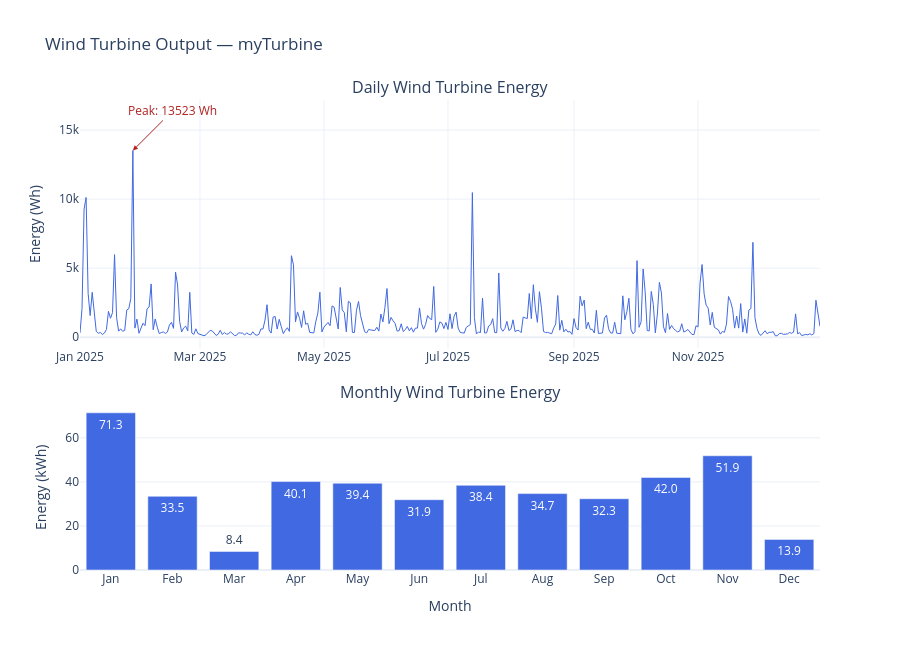

Notebook code cell kept with this figure:
### Markdown cell above
## Plotting the Power Generation

### Code cell
turbine_power = my_turbine.power_output.fillna(0).clip(lower=0)
daily_wh    = turbine_power.resample('D').sum()
monthly_kwh   = turbine_power.resample('ME').sum() / 1000

fig = make_subplots(
    rows=2, cols=1,
    subplot_titles=(
        'Daily Wind Turbine Energy',
        'Monthly Wind Turbine Energy',
    ),
    vertical_spacing=0.12,
    row_heights=[0.6, 0.4],
)

# Row 1 — hourly line
fig.add_trace(
    go.Scatter(
        x=daily_wh.index,
        y=daily_wh,
        mode='lines',
        name='Energy (Wh)',
        line=dict(color='royalblue', width=1),
    ),
    row=1, col=1,
)

# Row 2 — monthly bar
fig.add_trace(
    go.Bar(
        x=monthly_kwh.index.strftime('%b'),
        y=monthly_kwh.round(2),
        name='Energy (kWh)',
        marker_color='royalblue',
        text=monthly_kwh.round(2),
        textposition='auto',
        texttemplate='%{text:.1f}',
    ),
    row=2, col=1,
)
# Find peak of dc_power
peak_idx = daily_wh.idxmax()
peak_val = daily_wh.max()

fig.add_annotation(
    x=peak_idx,
    y=peak_val,
    text=f'Peak: {peak_val:.0f} Wh',
    showarrow=True,
    arrowhead=2,
    arrowcolor='firebrick',
    ax=40,
    ay=-40,
    font=dict(color='firebrick', size=12),
    row=1, col=1,
)

fig.update_layout(
    title='Wind Turbine Output — myTurbine',
    hovermode='x unified',
    template='plotly_white',
    showlegend=False,
    height=650,
)

fig.update_yaxes(title_text='Energy (Wh)',   row=1, col=1)
fig.update_yaxes(title_text='Energy (kWh)', row=2, col=1)
fig.update_xaxes(title_text='Month',        row=2, col=1)

fig.show()
fig.write_image("dc_output_wind.svg")

### Figure 1 — Plotly figure (JSON) as saved in the notebook; plotly's stock layout.template omitted (floating-point values rounded to 4 significant figures; data arrays with more than 128 entries replaced by an {"elided": "..."} marker saying what was removed)
{"data": [{"line": {"color": "royalblue", "width": 1}, "mode": "lines", "name": "Energy (Wh)", "type": "scatter", "x": {"elided": "365 str values"}, "xaxis": "x", "y": {"elided": "365 float values"}, "yaxis": "y"}, {"marker": {"color": "royalblue"}, "name": "Energy (kWh)", "text": [71.33, 33.45, 8.42, 40.13, 39.39, 31.9, 38.44, 34.67, 32.34, 42.0, 51.85, 13.89], "textposition": "auto", "texttemplate": "%{text:.1f}", "type": "bar", "x": ["Jan", "Feb", "Mar", "Apr", "May", "Jun", "Jul", "Aug", "Sep", "Oct", "Nov", "Dec"], "xaxis": "x2", "y": [71.33, 33.45, 8.42, 40.13, 39.39, 31.9, 38.44, 34.67, 32.34, 42.0, 51.85, 13.89], "yaxis": "y2"}], "layout": {"annotations": [{"font": {"size": 16}, "showarrow": false, "text": "Daily Wind Turbine Energy", "x": 0.5, "xanchor": "center", "xref": "paper", "y": 1, "yanchor": "bottom", "yref": "paper"}, {"font": {"size": 16}, "showarrow": false, "text": "Monthly Wind Turbine Energy", "x": 0.5, "xanchor": "center", "xref": "paper", "y": 0.352, "yanchor": "bottom", "yref": "paper"}, {"arrowcolor": "firebrick", "arrowhead": 2, "ax": 40, "ay": -40, "font": {"color": "firebrick", "size": 12}, "showarrow": true, "text": "Peak: 13523 Wh", "x": "2025-01-27T00:00:00", "xref": "x", "y": 13520.0, "yref": "y"}], "height": 650, "hovermode": "x unified", "showlegend": false, "title": {"text": "Wind Turbine Output — myTurbine"}, "xaxis": {"anchor": "y", "domain": [0, 1]}, "xaxis2": {"anchor": "y2", "domain": [0, 1], "title": {"text": "Month"}}, "yaxis": {"anchor": "x", "domain": [0.472, 1], "title": {"text": "Energy (Wh)"}}, "yaxis2": {"anchor": "x2", "domain": [0, 0.352], "title": {"text": "Energy (kWh)"}}}}
